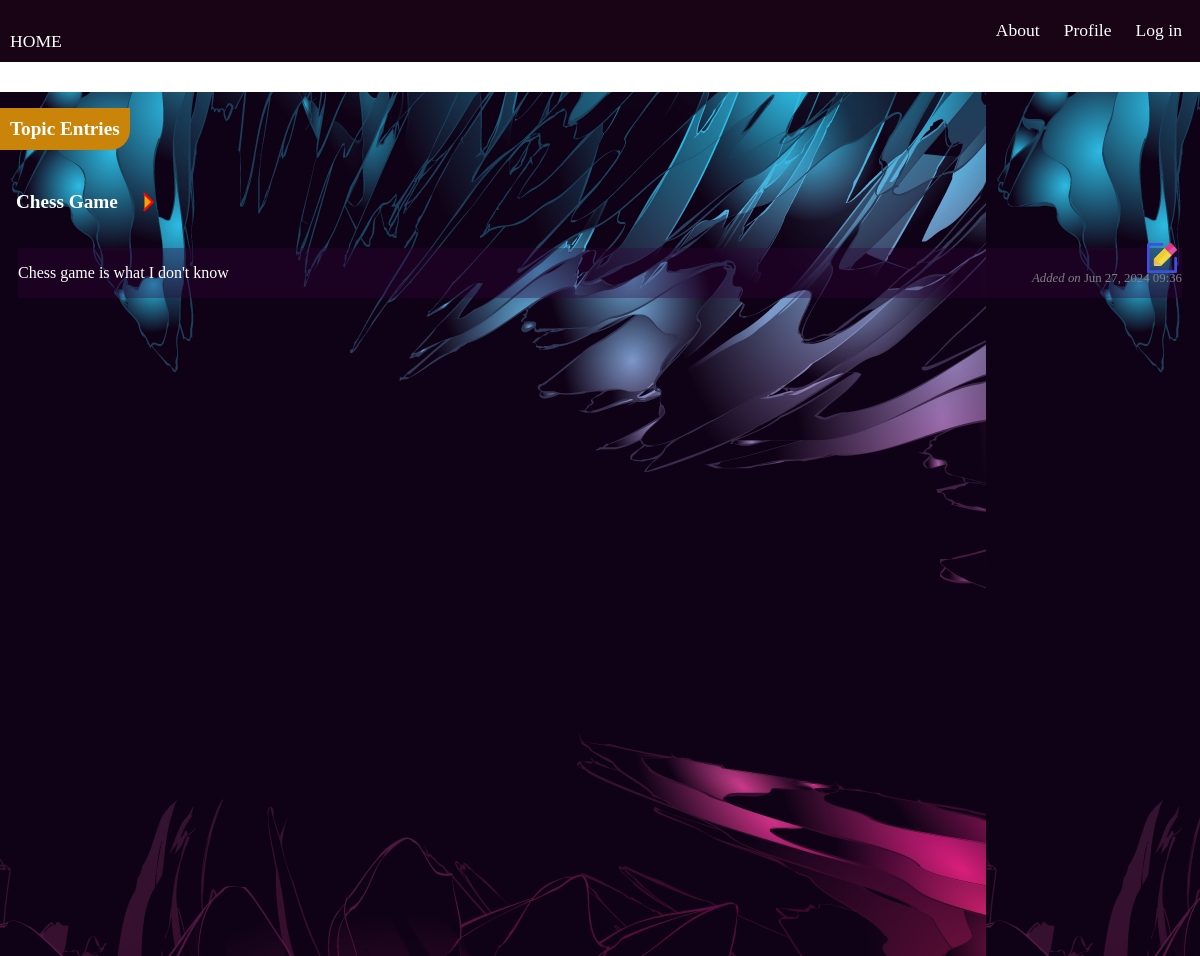
/topics/1/, run on the app's committed database.
### learning_logs/models.py (models this page shows, shortened)
class Topic(models.Model):
    text = models.CharField(max_length=200)
    date_added = models.DateTimeField(auto_now_add=True)
    owner = models.ForeignKey(User, on_delete=models.CASCADE)

class Entry(models.Model):
    topic = models.ForeignKey(Topic, on_delete=models.CASCADE)
    text = models.TextField()
    date_added = models.DateTimeField(auto_now_add=True)
    class Meta:
        verbose_name_plural = 'entries'

### learning_logs/views.py (the view)
# urls.py: path('topics/<int:topic_id>/', views.topic, name='topic'),
def topic(request, topic_id):
    topic = Topic.objects.get(id=topic_id)
    enteries = topic.entry_set.order_by('-date_added')
    context = {'topic': topic, 'enteries': enteries}
    return render(request, 'learning_logs/topic.html', context)

### templates/learning_logs/topic.html (shortened to what this page needs)
{% extends 'learning_logs/base.html' %}
{% block content %}
    <div class='entry_cont'>
        <h2>Topic Entries</h2>
        <div class='entries'>
            <span class='span'>
                <h3>
                    {{topic.text}}
                </h3>
                <svg class="w-6 h-6 text-gray-800 dark:text-white" aria-hidden="true" xmlns="http://www.w3.org/2000/svg" width="28" height="28" fill="#ffa200" viewBox="0 0 24 24">
                    <path stroke="currentColor" stroke-linecap="round" stroke-linejoin="round" stroke-width="2" d="m9 5 7 7-7 7"/>
                  </svg>
            </span>
            <div class='post-detail'>
                {% for entry in enteries %}
                    <span class='entries_body'>
                        {{entry.text|linebreaks}}
                        <p class='details'>
                            <i>Added on  </i>{{ entry.date_added|date:'M d, Y H:i' }}
                        </p>
                        <i class='edit-icon'>
                            <a href="{% url 'learning_logs:edit_entry' entry.id %}" >
                            </a>
                        </i>
                    </span>
                    {% empty %}
                    <p class='empty'>There are no entries for this topic yet. </p>
                {% endfor %}
            </div>
        </div>
    </div>
{% endblock %}

### static/Assets/css/topicstyle.css (style rules this page uses)
.entry_cont { width: 100%; height: 100vh; background-color: black; position: relative; }
.entry_cont h2 { position: absolute; background: #ca840a; padding: 10px; border-radius: 0 0px 20px 0; font-size: 1.2rem; color: white; font-weight: 600 }
.entries { background-image: url('../images//bgentry.png') !important; background-repeat: round; background-position: center; background-size: cover; background: #100216; width: 100%; height: 100%; margin-top: 2rem; padding-top: 4rem;; }
.entries .span { display: flex; justify-content: flex-start; align-items: center; color: red; }
.entries span h3 { color: white; padding: 1rem; font-weight: 700; font-size: 1.2rem; }
.post-detail { display: flex; gap: 2rem; flex-direction: column; }
.entries_body { background-color: #33053c59; margin: 0rem auto; width: 97%; display: flex; flex-direction: column; gap: 1rem; position: relative; color: white; font-weight: 400; text-align: justify; }
.details { position: absolute; right: 0; bottom: 0; color: grey; font-size: 0.8rem; }
.edit-icon { position: absolute; right: 0; top: -10%; cursor: pointer; }

### templates/learning_logs/base.html (style rules this page uses)
body { max-width: 1350px; padding-left: auto; padding-right: auto; margin: 0 auto; }

### data on the page
Topic: text "Chess Game"
Entry: text "Chess game is what I don't know", date_added "Jun 27, 2024 09:36"
